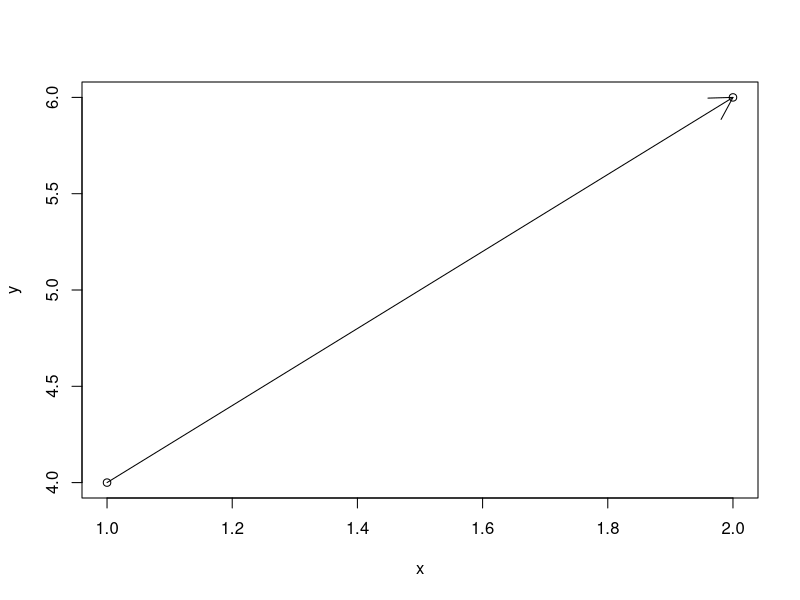
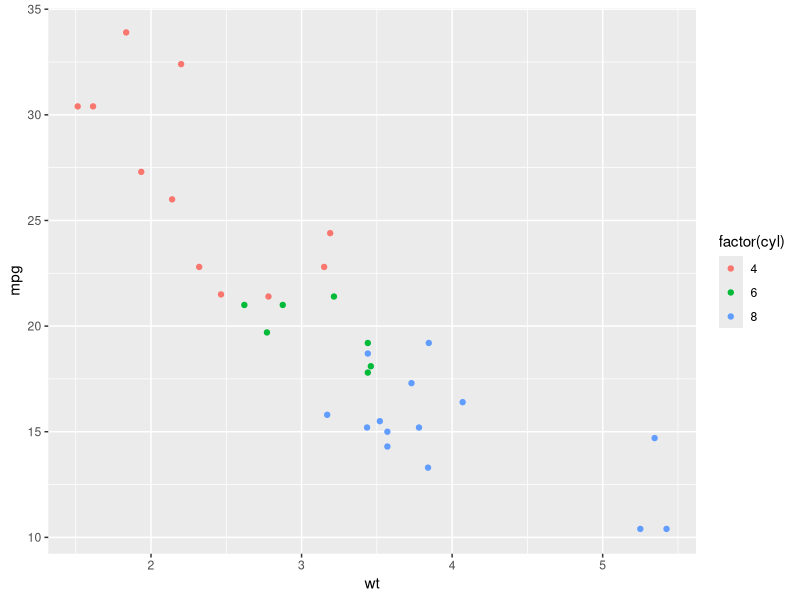

Reproduce these figures in R, in order.
abs(-11)
log(9,3)
sqrt(16)

x=c(1,2)
y=c(4,6)

plot(x,y)
arrows(x[1],y[1],x[2],y[2])

#install.packages("ggplot2")
library(ggplot2)
qplot(wt, mpg, data = mtcars, colour = factor(cyl))

x<<- readline(prompt = "Enter your input      ")
x="123"
print(x)

x<-paste(1,'two',3,'four',5,'six')

paste(1,'two',3,'four',5,'six',sep =" & ")

paste(c(1,2,3,4,5,6,7,8),sep = "_")
paste(c(1,2,3,4,5,6,7,8),collapse = "_")
